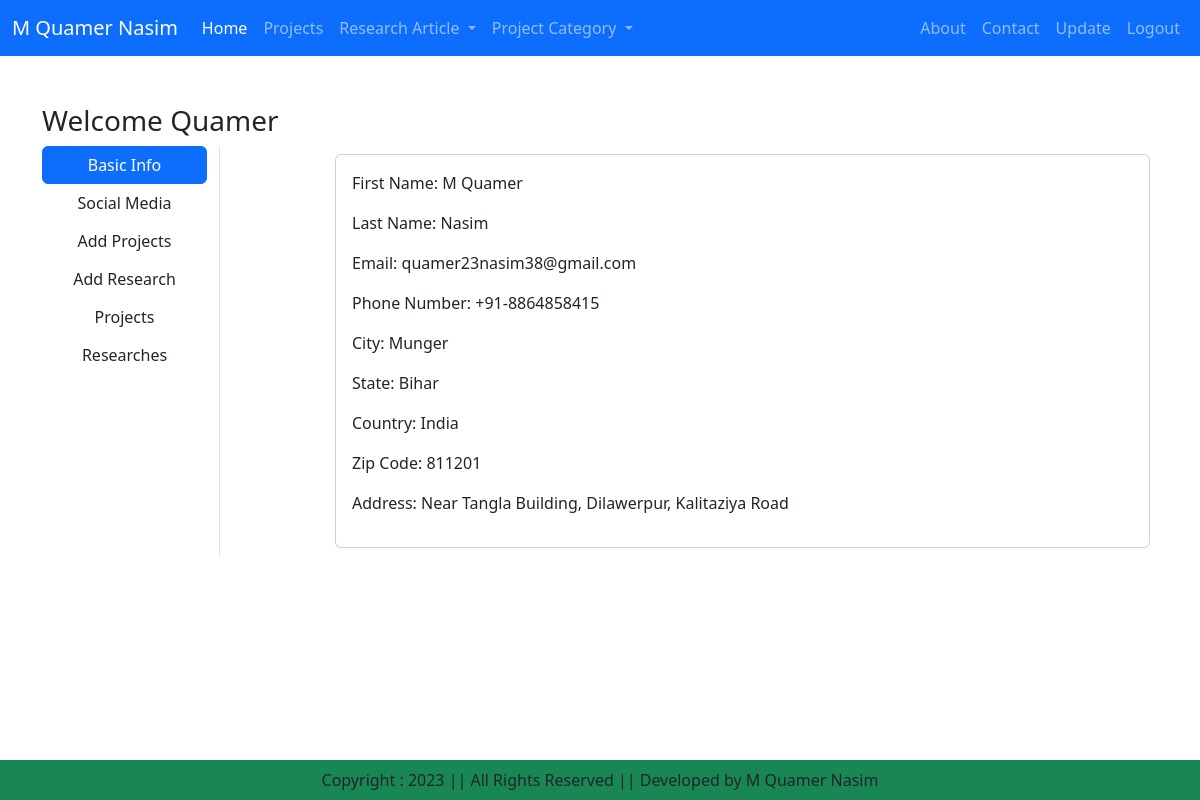
Screenshot of /client_facing/ (signed in) with the database file from the repository.
### apps/client_facing/models.py (models this page shows)
class BasicInfo(models.Model):
    firstname = models.CharField(max_length=50)
    lastname = models.CharField(max_length=50)
    email = models.EmailField()
    country_code = models.IntegerField()
    phone_number = models.IntegerField()
    city = models.CharField(max_length=50)
    state = models.CharField(max_length=50)
    country = models.CharField(max_length=50)
    zip_code = models.IntegerField()
    address = models.CharField(max_length=100)

### apps/client_facing/views.py (the view, shortened to what this page needs)
# urls.py: path('', views.BasicInfoView.as_view(), name='add_basic_info'),
class BasicInfoView(View):
    def get(self, request):
        if str(request.user) == ROOT_USER:
            if BasicInfo.objects.all().count() == 0:
                form = BasicInfoForm()
                return render(request, 'client_facing/info_add.html', locals())
            else:
                basic = BasicInfo.objects.all()
                return render(request, 'client_facing/info.html', locals())
        else:
            return render(request, 'user_facing/home.html', {})

### templates/client_facing/info.html (shortened to what this page needs)
{% extends 'base.html' %}
{% load static %}
{% block main-content %}
<div class="container my-5">
    <div class="row">
        <h3>Welcome <span class="text-capitalize">{{request.user}}</span></h3>
        <div class="col-sm-2 border-end">
            <ul class="list-unstyled">
                <li class="d-grid"><a href="{% url "add_basic_info" %}" class="btn btn-primary">Basic Info</a></li>
                <li class="d-grid"><a href="{% url "social_media" %}" class="btn">Social Media</a></li>
                <li class="d-grid"><a href="{% url "add_project" %}" class="btn">Add Projects</a></li>
                <li class="d-grid"><a href="{% url "add_research" %}" class="btn">Add Research</a></li>
                <li class="d-grid"><a href="{% url "projects" %}" class="btn">Projects</a></li>
                <li class="d-grid"><a href="{% url "research" %}" class="btn">Researches</a></li>
            </ul>
        </div>
        <div class="col-sm-9 offset-sm-1">
            <div class="row">
                {% for bs in basic %}
                    <div class="col-sm-15">
                        <div class="card m-2">
                            <div class="card-body">
                                <p>First Name: {{bs.firstname}}</p>
                                <p>Last Name: {{bs.lastname}}</p>
                                <p>Email: {{bs.email}}</p>
                                <p>Phone Number: +{{bs.country_code}}-{{bs.phone_number}}</p>
                                <p>City: {{bs.city}}</p>
                                <p>State: {{bs.state}}</p>
                                <p>Country: {{bs.country}}</p>
                                <p>Zip Code: {{bs.zip_code}}</p>
                                <p>Address: {{bs.address}}</p>
                            </div>
                        </div>
                    </div>
                {% endfor %}
            </div>
        </div>
    </div>
</div>
{% endblock main-content %}

### rows the page displays
BasicInfo: firstname "M Quamer", lastname "Nasim", email "quamer23nasim38@gmail.com", country_code "91", phone_number "8864858415", city "Munger", state "Bihar", country "India", zip_code "811201", address "Near Tangla Building, Dilawerpur, Kalitaziya Road"

### other values shown
{{ request.user }} "Quamer"
